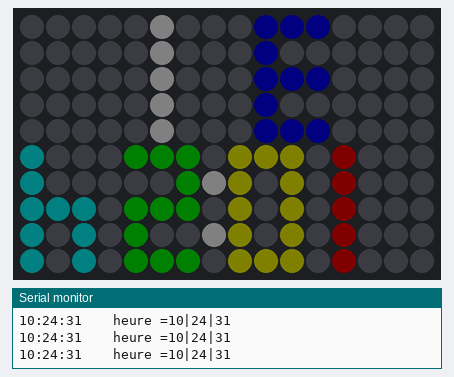
Recording of a sketch running on a simulated ESP8266 (NodeMCU). Parts: 16×10 RGB LED matrix (first LED top left, wired row by row), the last lines printed to the serial monitor. Dim RGB values are drawn brighter than linear; WiFi joins after 1.5 s; servers stay silent unless stated; network time is answered at once with the bench clock; the local clock reads 2024-03-15 10:24:30 at power-on unless the sketch sets it.

Above: at 1.78 s.
At 6.1 s:
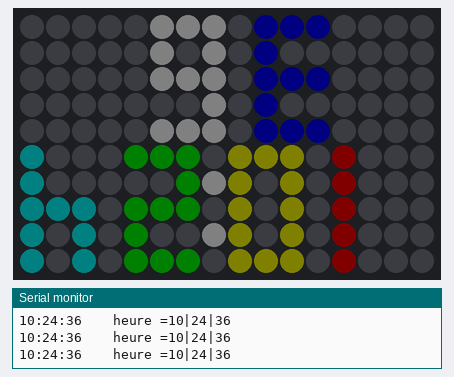
At 11.1 s:
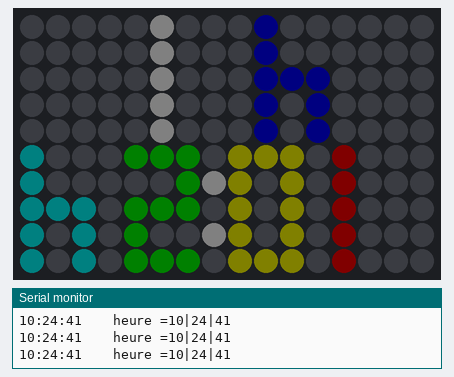
At 20.1 s:
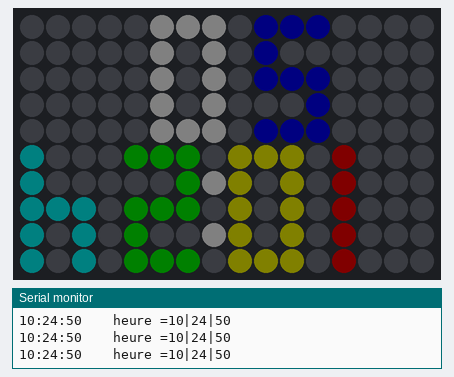
At 29.1 s:
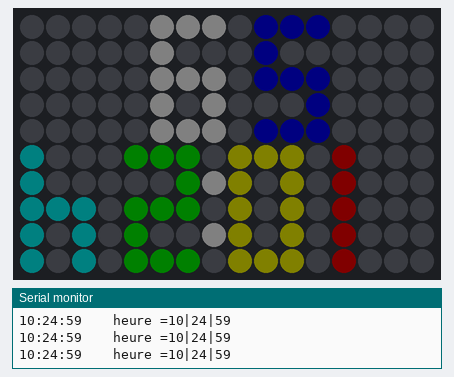
At 38.1 s:
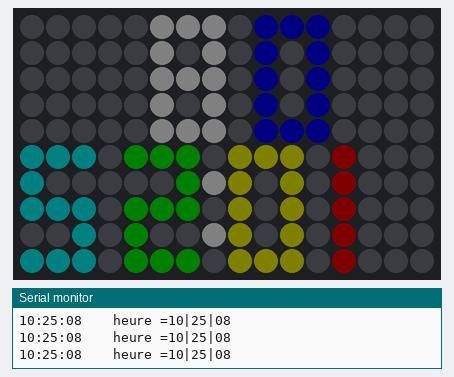

The sketch:

Time.ino
```cpp
#include <ESP8266WiFi.h>
#include <NTPClient.h>
#include <WiFiUdp.h>


char ssid[] = "SFR_CC5F";
char pass[] = "a3jn2idxz3nf5uj89u78";

#define NB_TRYWIFI        100
#include <FastLED.h>        //https://github.com/FastLED/FastLED
#include <LEDMatrix.h>      //https://github.com/Jorgen-VikingGod/LEDMatrix

#define DATA_PIN            4
#define COLOR_ORDER         GRB
#define CHIPSET             WS2812B

// initial matrix layout (to get led strip index by x/y)
#define MATRIX_WIDTH        16
#define MATRIX_HEIGHT       10
#define MATRIX_TYPE         HORIZONTAL_MATRIX //HORIZONTAL_MATRIX
#define MATRIX_SIZE         (MATRIX_WIDTH*MATRIX_HEIGHT)
#define NUMPIXELS           MATRIX_SIZE

cLEDMatrix<MATRIX_WIDTH, MATRIX_HEIGHT, MATRIX_TYPE> leds;

#define pause 300


//-------------------------------------------------
WiFiClient espClient;
WiFiUDP ntpUDP;
NTPClient timeClient(ntpUDP, "europe.pool.ntp.org", 3600, 60000);
//-------------------------------------------------

///////////////////////////////////////////////////////////
void setup()
{

  Serial.begin(115200);


  FastLED.addLeds<CHIPSET, DATA_PIN, COLOR_ORDER>(leds[0], leds.Size()).setCorrection(TypicalSMD5050);
  FastLED.setCorrection(TypicalLEDStrip);
  FastLED.setBrightness(50);
  FastLED.clear(true);  // on éte toutes les LEDs
  //-------------------------------------------------
  Serial.println("Startup reason:");Serial.println(ESP.getResetReason());

  WiFi.begin(ssid, pass);

  Serial.println("Connecting to WiFi.");
   int _try = 0;
  while (WiFi.status() != WL_CONNECTED) {
    Serial.print("..");
    delay(100);
    _try++;
    if ( _try >= NB_TRYWIFI ) {
        Serial.println("Impossible to connect WiFi network, go to deep sleep");
        ESP.deepSleep(10e6);
    }
  }
  Serial.println("Connected to the WiFi network");

  // Démarrage du client NTP - Start NTP client
  timeClient.begin();

  //-------------------------------------------------
}

  void loop()
{
  //-------------------------------------------------

    // Met à jour l'heure toutes les 10 secondes - update time every 10 secondes
    timeClient.update();
    String s =timeClient.getFormattedTime()+"";
    Serial.println(s+ "    heure ="+s[0]+""+s[1]+"|"+s[3]+""+s[4]+"|"+s[6]+""+s[7]);
   FastLED.setBrightness(5);

   FastLED.clear(true);
    leds.DrawPixel(7, 1, (CRGB(255,255,255)));
    leds.DrawPixel(7, 3, (CRGB(255,255,255)));
    dessinHorloge(s);


  FastLED.show();
//    delay(10);

   delay(10);


FastLED.show();
delay (1);

}
//......................................................
void dessinHorloge(String s)
{
 for (int i=1; i<7;i++)
 {
   dessinZone(i,s);
 }
}
//........................................
void dessinZone(int z, String s)
{
  int col, lig, r, g, b;
  char num;
  if (z == 1){col=0;lig=0;r=0;g=255;b=255;num=s[4];}
  else if (z == 2){col=4;lig=0;r=0;g=255;b=0;num=s[3];}
       else if (z == 3){col=8;lig=0;r=255;g=255;b=0;num=s[1];}
            else if (z == 4){col=12;lig=0;r=255;g=0;b=0;num=s[0];}
                 else if (z == 5){col=5;lig=5;r=255;g=255;b=255;num=s[7];}
                      else if (z == 6){col=9;lig=5;r=0;g=0;b=255;num=s[6];}

    int zero[5][3]={
              {1,1,1},
              {1,0,1},
              {1,0,1},
              {1,0,1},
              {1,1,1}
};
 int un[5][3]={
              {1,0,0},
              {1,0,0},
              {1,0,0},
              {1,0,0},
              {1,0,0}
};
int deux[5][3]={
              {1,1,1},
              {1,0,0},
              {1,1,1},
              {0,0,1},
              {1,1,1}
};
int trois[5][3]={
              {1,1,1},
              {1,0,0},
              {1,1,1},
              {1,0,0},
              {1,1,1}
};
int quatre[5][3]={
              {1,0,1},
              {1,0,1},
              {1,1,1},
              {1,0,0},
              {1,0,0}
};
int cinq[5][3]={
              {1,1,1},
              {0,0,1},
              {1,1,1},
              {1,0,0},
              {1,1,1}
};
int six[5][3]={
              {1,1,1},
              {0,0,1},
              {1,1,1},
              {1,0,1},
              {1,1,1}
};
int sept[5][3]={
              {1,1,1},
              {1,0,0},
              {1,0,0},
              {1,0,0},
              {1,0,0}
};
int huit[5][3]={
              {1,1,1},
              {1,0,1},
              {1,1,1},
              {1,0,1},
              {1,1,1}
};
int neuf[5][3]={
              {1,1,1},
              {1,0,1},
              {1,1,1},
              {1,0,0},
              {1,1,1}
};
  //...............................................
   if (num == '0')  { dessiner ( zero, lig,col,r,g,b);}
   else if (num == '1')  { dessiner ( un, lig,col,r,g,b);}
   else if (num == '2')  { dessiner ( deux, lig,col,r,g,b);}
   else if (num == '3')  { dessiner ( trois, lig,col,r,g,b);}
   else if (num == '4')  { dessiner ( quatre, lig,col,r,g,b);}
   else if (num == '5')  { dessiner ( cinq, lig,col,r,g,b);}
   else if (num == '6')  { dessiner ( six, lig,col,r,g,b);}
   else if (num == '7')  { dessiner ( sept, lig,col,r,g,b);}
   else if (num == '8')  { dessiner ( huit, lig,col,r,g,b);}
   else if (num == '9')  { dessiner ( neuf, lig,col,r,g,b);}

}
void dessiner (int mat[5][3], int col,int lig,  int r, int g, int b)
{
        for (int i=0; i<=4;i++)
        {
        for (int j=0; j<=2;j++)
          {
             if (mat [i][j]==1)
             {

              leds.DrawPixel(j+lig,i+col , (CRGB(r,g,b)));

             }
          }
        }
}
```

Measured:
- what the display in image 0 shows lasts 0.4 s, from 1.6 s to 2.0 s
- what the display in image 1 shows lasts 1.0 s, from 6.0 s to 7.0 s
